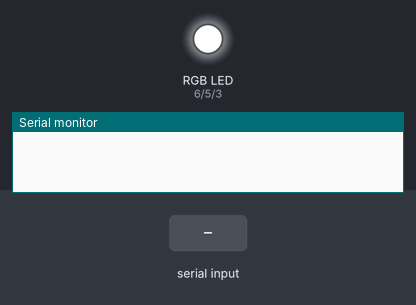
Recording of a sketch running on a simulated Arduino Uno, built with avr-gcc and run on an emulated ATmega328P. Parts: an RGB LED mixed from three pins (HIGH = lit), the last lines printed to the serial monitor. The inputs (shaded band) are chosen by the test bench. Dim RGB values are drawn brighter than linear.

Above: at 1.2 s.
1.3 s: byte 90 received over Serial
At 2.3 s:
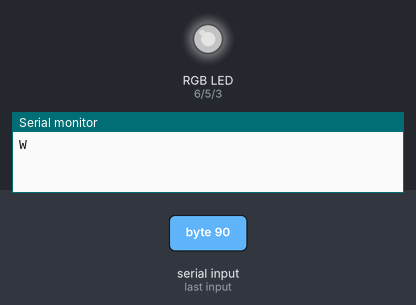
2.8 s: byte 30 received over Serial
At 3.4 s:
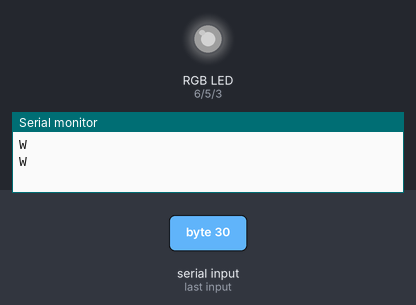
Timing chart, 0 to 5.8 s (numbered marks = the images above; inputs shaded):
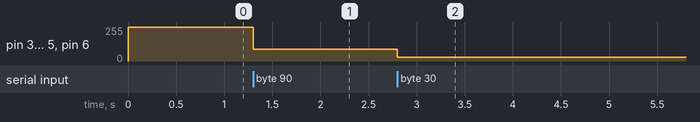

The sketch:

candle.ino
```cpp
// define pins
#define BLUE 3
#define GREEN 5
#define RED 6

void setup()
{
  pinMode(RED, OUTPUT);
  pinMode(GREEN, OUTPUT);
  pinMode(BLUE, OUTPUT);
  digitalWrite(RED, HIGH);
  digitalWrite(GREEN, HIGH);
  digitalWrite(BLUE, HIGH);

  Serial.begin(9600);
}

// define variables
int redValue;
int greenValue;
int blueValue;
int randomNumber;
void loop()
{
  if(Serial.available() > 0)
  {
    redValue = 255;
    greenValue = 65;
    blueValue = 0;

    int rand=Serial.read();
    //float rand=Serial.read()/255;
    //randomNumber = random(255);
    //float rand = randomNumber/255;


    float frandGreen = greenValue*rand;
    float frandBlue = blueValue*rand;
    float frandRed = redValue*rand;

    int randGreen = static_cast<int>(frandGreen);
    int randBlue = static_cast<int>(frandBlue);
    int randRed = static_cast<int>(frandRed);

    //randGreen = rand;

    analogWrite(GREEN, rand);
    analogWrite(BLUE, rand);
    analogWrite(RED, rand);

    //Serial.println(rand);
    //delay(500);
    Serial.println("W");
  }
}
```

Measured:
- after the input at 1.3 s, pin 3 (BLUE), pin 5 (GREEN), pin 6 (RED): 255/255 → 90/255 at once
- after the input at 2.8 s, pin 3 (BLUE), pin 5 (GREEN), pin 6 (RED): 90/255 → 30/255 at once
